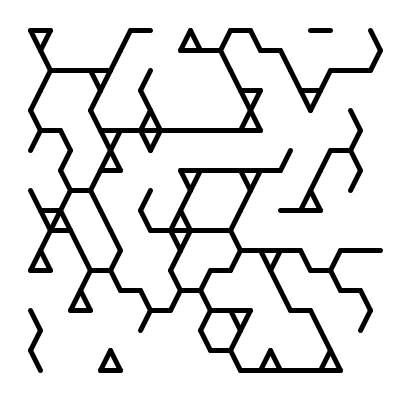
Frame 1 (no input)
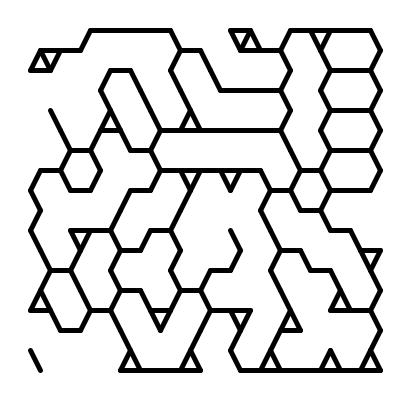
Frame 60 (the mouse pressed at the canvas centre just before this capture)
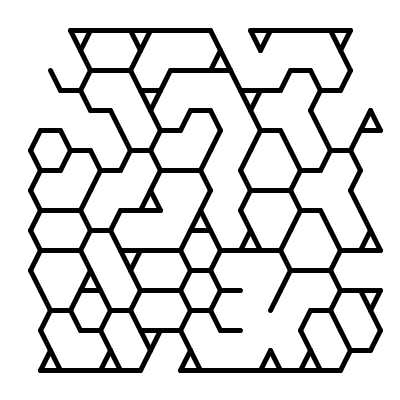
Frame 120 (the mouse held since frame 60 and released just before this capture)

The Processing sketch that drew these frames (run headless with seeded random() and noise(); from frame 60 on, the mouse is pressed at the canvas centre):

// Processing sketch: processing_178940
// ── processing_178940.pde

int[][] c = new int[20][20];
int[][] tc;

void setup()
{
  size(400, 400);
  
  initialize();
  
  frameRate(5);
  
}

void initialize()
{
  for(int y = 1; y < 20 - 1; y++)
  {
    for(int x = 1; x < 20 - 1; x++)
    {
      c[x][y] = random(1) < 0.5 ? 1 : 0;
    }
  }
  tc = c;
}

void mousePressed()
{
  initialize();
}

void draw()
{
  rectMode(CENTER);
  background(255);
  fill(0);
  strokeWeight(5);



    tc = c;
    for(int y = 1; y < 20 - 1; y++)
    {
      for(int x = 1; x < 20 - 1; x++)
      {
        check(x, y);   
        if(random(1) < 0.0005)
        {
          c[x][y] = 2;
        }
      }
    } 
    c = tc; 
  
  
  for(int y = 1; y < 20 - 1; y++)
  {
    for(int x = 1; x < 20 - 1; x++)
    {
      if(tc[x][y] == 1)
      {
       //ellipse(getX(x, y), getY(x, y), 3, 3);
       //hex(getX(x, y), getY(x, y), 6);
       drawNode(x, y); 
      }
      else if(tc[x][y] == 2)
      {
       //ellipse(getX(x, y), getY(x, y), 5, 5);
       drawNode(x, y); 
      }

    }
  }  
}

void drawNode(int x, int y)
{
    int ax = y % 2 == 0 ? 0 : -1;
    int tx = getX(x, y);
    int ty = getY(x, y);
    

    if(c[x + 1][y] == 1)
    {
      int dx = getX(x + 1, y);
      int dy = getY(x + 1, y);
      line(tx, ty, tx + (dx - tx), dy);
    }
    if(c[ax + x][y + 1] == 1)
    {
      int dx = getX(ax + x, y + 1);
      int dy = getY(ax + x, y + 1);
      line(tx, ty, tx + (dx - tx), ty + (dy - ty));
    }
    if(c[ax + x + 1][y + 1] == 1)
    {
      int dx = getX(ax + x + 1, y + 1);
      int dy = getY(ax + x + 1, y + 1);
      line(tx, ty, tx + (dx - tx), ty + (dy - ty));
    }
}

int getX(int x, int y)
{
    return x * 20 +  10 + (y % 2 == 0 ? 10 : 0);
}

int getY(int x, int y)
{
  return y * 20 + 10;
}

void check(int x, int y)
{
  int live = 0;
  
  int ax = y % 2 == 0 ? 0 : -1;
  
  live += c[x + ax][y - 1];  
  live += c[x + ax + 1][y - 1];  
  live += c[x - 1][y];  
  live += c[x + 1][y];  
  live += c[x + ax][y + 1];  
  live += c[x + ax + 1][y + 1];  

  if(c[x][y] == 0)
  {
    if(live == 2)
    {
      tc[x][y] = 1;
    }
  }
  else
  {
    if(live <= 1 || live >= 4)
    {
      tc[x][y] = 0;
    }
  }

}
